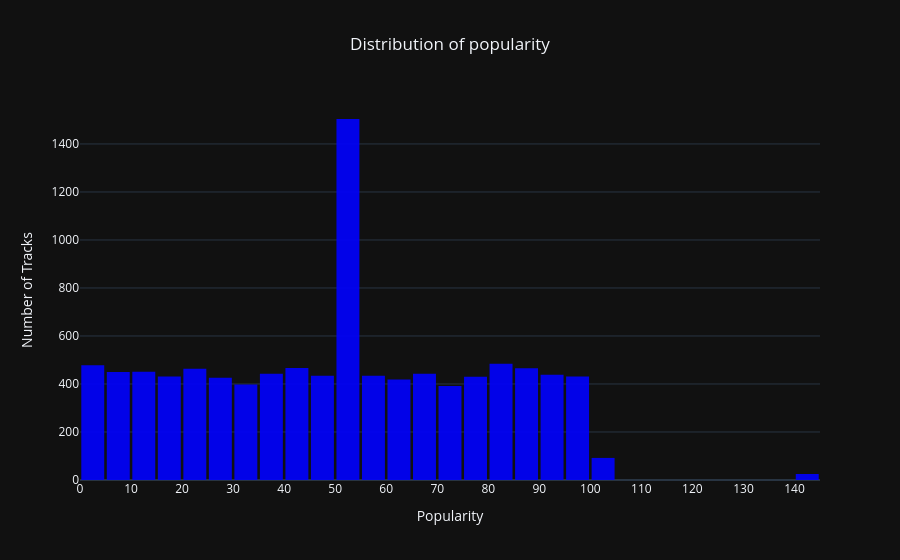

Notebook source saved alongside this figure:
### Code cell
fig1 = px.histogram(data_frame=df,x='popularity',nbins=40,color_discrete_sequence=['blue'],title='Distribution of popularity',opacity=0.9,template='plotly_dark')
fig1.update_layout(xaxis_title='Popularity',yaxis_title='Number of Tracks',bargap=0.1,xaxis=dict(tickmode='linear',tick0=0,dtick=10),title_x=0.5)
fig1.show()

### Figure 1 — Plotly figure (JSON) as saved in the notebook; plotly's stock layout.template omitted (floating-point values rounded to 4 significant figures; data arrays with more than 128 entries replaced by an {"elided": "..."} marker saying what was removed)
{"data": [{"bingroup": "x", "hovertemplate": "popularity=%{x}<br>count=%{y}<extra></extra>", "legendgroup": "", "marker": {"color": "blue", "opacity": 0.9, "pattern": {"shape": ""}}, "name": "", "nbinsx": 40, "orientation": "v", "showlegend": false, "type": "histogram", "x": {"elided": "10000 float values"}, "xaxis": "x", "yaxis": "y"}], "layout": {"bargap": 0.1, "barmode": "relative", "legend": {"tracegroupgap": 0}, "title": {"text": "Distribution of popularity", "x": 0.5}, "xaxis": {"anchor": "y", "domain": [0, 1], "dtick": 10, "tick0": 0, "tickmode": "linear", "title": {"text": "Popularity"}}, "yaxis": {"anchor": "x", "domain": [0, 1], "title": {"text": "Number of Tracks"}}}}
